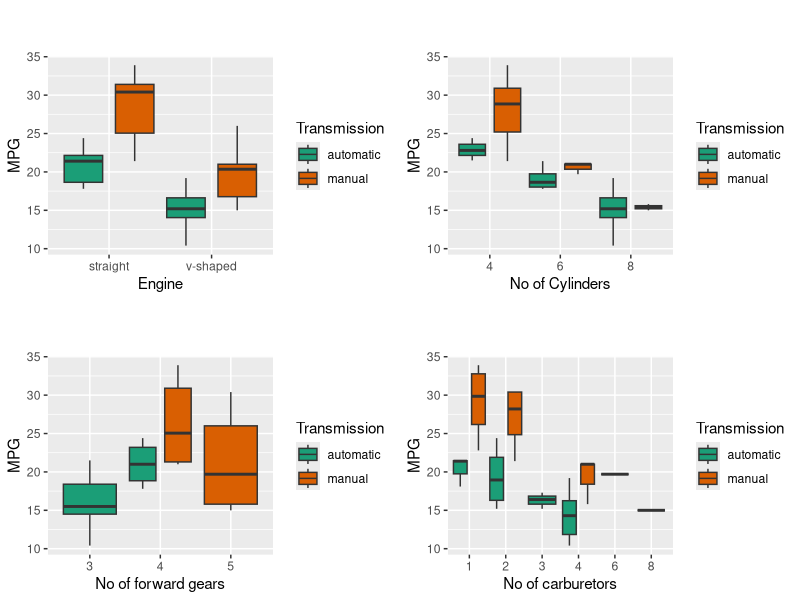
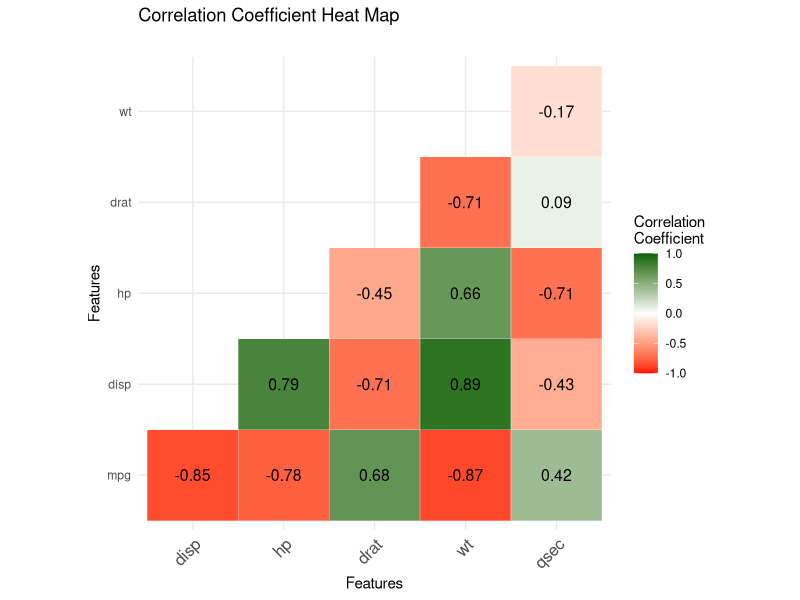
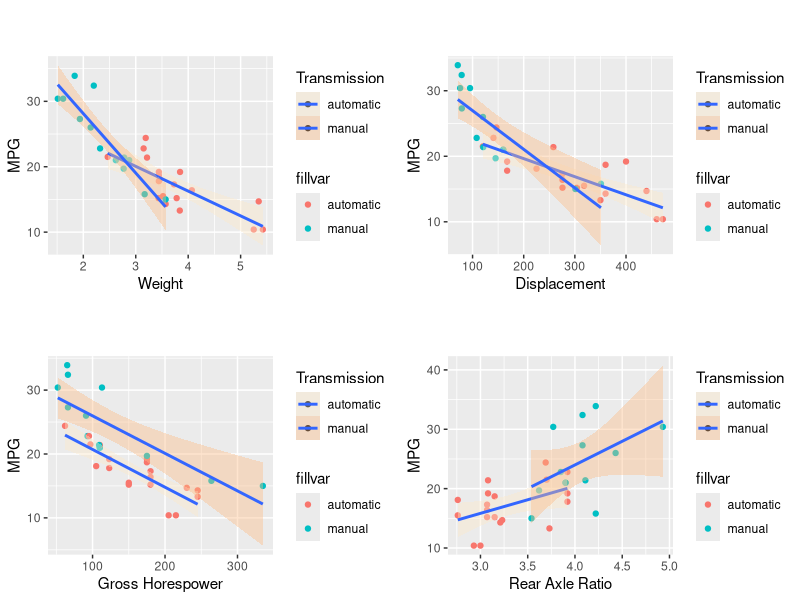
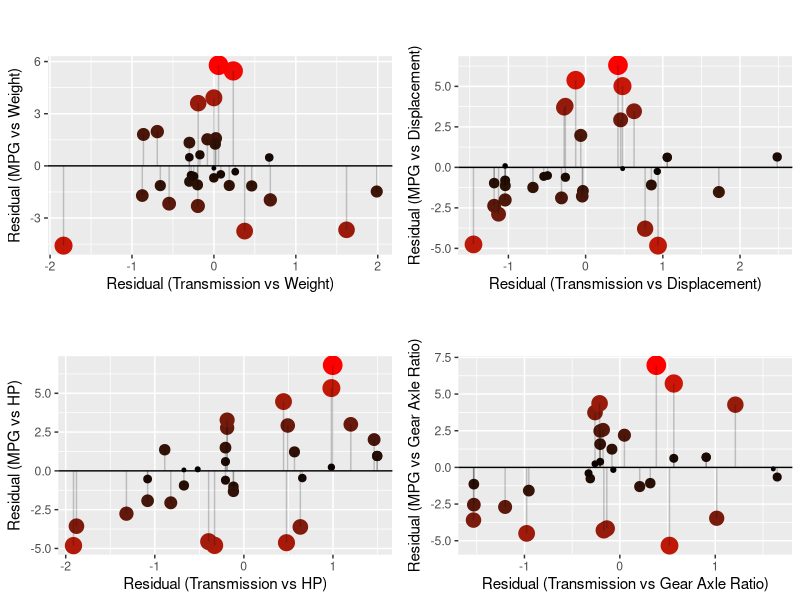

The R source for these figures, in order:
## ---- chunk 1
knitr::opts_chunk$set(echo = TRUE)
## ---- chunk 2
library(ggplot2)
library(RColorBrewer)
library(knitr)
library(kableExtra)
library(reshape2)
library(ggpubr)
## ---- chunk 3
mt <- mtcars
mt$am <- as.factor(ifelse(mt$am==0,"automatic","manual"))
mt$vs <- as.factor(ifelse(mt$vs==0,"v-shaped","straight"))
mt$cyl <- as.factor(mt$cyl)
mt$gear <- as.factor(mt$gear)
mt$carb <- as.factor(mt$carb)
## ---- chunk 4
getBoxPlot <- function(df,xvar,yvar,fillvar,xlabel,ylabel,filllabel)
{
  mybox <- ggplot(data=df, aes(x=xvar,y=yvar,fill=fillvar)) +
  geom_boxplot(outlier.colour="black", 
               outlier.size=2,position=position_dodge(1)) + 
  labs(title = "",
       subtitle = "",
       y = ylabel, x = xlabel) +
    scale_fill_brewer(name = filllabel,palette="Dark2")  +
  theme(plot.title = element_text(hjust = 0.5)) 
  
  return(mybox)
}

plotVS <- getBoxPlot(mt,mt$vs,mt$mpg,mt$am,"Engine","MPG","Transmission")
plotCYL <- getBoxPlot(mt,mt$cyl,mt$mpg,mt$am,"No of Cylinders","MPG","Transmission")
plotGEAR <- getBoxPlot(mt,mt$gear,mt$mpg,mt$am,"No of forward gears","MPG","Transmission")
plotCARB <- getBoxPlot(mt,mt$carb,mt$mpg,mt$am,"No of carburetors","MPG","Transmission")
## ---- chunk 5
correlation.matrix <- cor(mt[,c("mpg","disp","hp","drat","wt","qsec")])
correlation.matrix <- round(correlation.matrix,2)
correlation.matrix[upper.tri(correlation.matrix)] <- NA
diag(correlation.matrix) <- NA
row.corr.matrix <- melt(correlation.matrix,na.rm=TRUE)
colnames(row.corr.matrix) <- c("F1","F2","CORR")
heatMap <- ggplot(data = row.corr.matrix, aes(x=F1, y=F2, fill=CORR)) + 
  geom_tile(color="white")+
  labs(title = "Correlation Coefficient Heat Map",
       subtitle = "",
       y = "Features", x = "Features") + 
  scale_fill_gradient2(low = "red", high = "darkgreen", mid = "white", 
   midpoint = 0, limit = c(-1,1), space = "Lab", 
   name="Correlation\nCoefficient") +
  theme_minimal()+ 
 theme(axis.text.x = element_text(angle = 45, vjust = 1, 
    size = 12, hjust = 1))+
 coord_fixed()+
  geom_text(aes(x=F1, y=F2, label = CORR), color = "black", size = 4)
## ---- chunk 6
getAdjPlot <- function(df,xvar,yvar,fillvar,xlabel,ylabel,fillabel)
{
  adjPlot <- ggplot(data=df, aes(x=xvar,y=yvar,fill=fillvar)) +
  geom_point(aes(color=fillvar)) + geom_smooth(method=lm) + 
  labs(title = "",
       subtitle = "",
       y = ylabel, x = xlabel) +
  scale_fill_brewer(name = fillabel,palette="OrRd")  +
  theme(plot.title = element_text(hjust = 0.5)) 
  
  return(adjPlot)
}

plotWeight <- getAdjPlot(mt,mt$wt,mt$mpg,mt$am,"Weight","MPG","Transmission")
plotDisp <- getAdjPlot(mt,mt$disp,mt$mpg,mt$am,"Displacement","MPG","Transmission")
plotHP <- getAdjPlot(mt,mt$hp,mt$mpg,mt$am,"Gross Horespower","MPG","Transmission")
plotDRAT <- getAdjPlot(mt,mt$drat,mt$mpg,mt$am,"Rear Axle Ratio","MPG","Transmission")
## ---- chunk 7
fit1 <- lm(mpg~wt,data=mt)
fit2 <- update(fit1,mpg~wt+cyl)
fit3 <- update(fit1,mpg~wt*cyl)
anova(fit1,fit2,fit3)
## ---- chunk 8
getResidPlot <- function(df,xvar,yvar,xlab,ylab)
{
  residPlot <- ggplot(data=df, aes(x=xvar,y=yvar)) +
  geom_point(aes(color=abs(yvar),size=abs(yvar))) +  
  labs(title = "",
       subtitle = "",
       y = ylab, x = xlab) +
  theme(plot.title = element_text(hjust = 0.5)) + 
  guides(color = FALSE, size = FALSE) +
  scale_color_continuous(low = "black", high = "red") +
  geom_segment(aes(xend = xvar, yend = 0, color=), alpha = .2) + 
  geom_hline(yintercept=0)

  return(residPlot)
}
mt$resid.mpg.wt <- resid(glm(mpg~wt+cyl,data=mt))  
mt$resid.mpg.disp <- resid(glm(mpg~disp+cyl,data=mt))  
mt$resid.mpg.hp <- resid(glm(mpg~hp+cyl,data=mt))  
mt$resid.mpg.drat <- resid(glm(mpg~drat+cyl,data=mt)) 

mt$resid.am.wt <- resid(glm(am~wt+cyl,data=mt,family="binomial"))
mt$resid.am.disp <- resid(glm(am~disp+cyl,data=mt,family="binomial"))
mt$resid.am.hp <- resid(glm(am~hp+cyl,data=mt,family="binomial"))
mt$resid.am.drat <- resid(glm(am~drat+cyl,data=mt,family="binomial"))

plotResidWeight <- getResidPlot(mt,mt$resid.am.wt,mt$resid.mpg.wt,"Residual (Transmission vs Weight)","Residual (MPG vs Weight)")
plotResidDisp <- getResidPlot(mt,mt$resid.am.disp,mt$resid.mpg.disp,"Residual (Transmission vs Displacement)","Residual (MPG vs Displacement)")
plotResidHP <- getResidPlot(mt,mt$resid.am.hp,mt$resid.mpg.hp,"Residual (Transmission vs HP)","Residual (MPG vs HP)")
plotResidDRAT <- getResidPlot(mt,mt$resid.am.drat,mt$resid.mpg.drat,"Residual (Transmission vs Gear Axle Ratio)","Residual (MPG vs Gear Axle Ratio)")
## ---- chunk 9
getTStats <- function(x1,x2,printLabel)
{
  s1 <- sd(x1); s2 = sd(x2); n1 <- length(x1); n2 <- length(x2);
  s <- sqrt(((n1-1)*(s1**2) + (n2-1)*(s2**2)) / (n1+n2-2))
  mu1 <- mean(x1); mu2 <- mean(x2)
  diffMU <- mu2 - mu1
  t.statistic <- diffMU / (s * sqrt((1/n1)+(1/n2)))
  p.value <- pt(t.statistic,n1+n2-2,lower.tail = FALSE)
  
  print(paste0(printLabel,": ",round(diffMU,2)))
  
  return(p.value)
  
}
x1 <- mt[mt$am=="automatic",]$mpg; x2 <- mt[mt$am=="manual",]$mpg
x1.adj <- mt[mt$am=="automatic",]$resid.mpg.wt; x2.adj <- mt[mt$am=="manual",]$resid.mpg.wt

p.value <- getTStats(x1,x2,"Difference in Means")
p.value.adj <- getTStats(x1.adj,x2.adj,"Difference in Means on Adjustment")
## ---- chunk 10
figure.box <- ggarrange(plotVS, plotCYL, plotGEAR, plotCARB, ncol = 2, nrow = 2)
figure.box
## ---- chunk 11
heatMap
## ---- chunk 12
figure.point <- ggarrange(plotWeight, plotDisp, plotHP, plotDRAT, ncol = 2, nrow = 2)
figure.point
## ---- chunk 13
figure.residual <- ggarrange(plotResidWeight, plotResidDisp, plotResidHP, plotResidDRAT, ncol = 2, nrow = 2)
figure.residual
